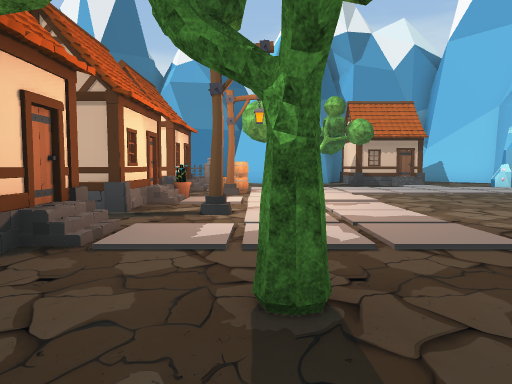
view 1 (above)

16 first-person views from a walk through a scene from a Unity 3-D project. The camera is 1.23 m above the floor, tilts 4° down and sees 70° across. Doors are open. The floor is counted in squares, 2.19 m on a side. Each view is taken from the middle of a square. On the plan, view 1 faces up. The plan holds only what a view shows up to about 10 squares ahead; the rest is blank. The place goes on beyond the plan. The player is left out. Some animated figures are left out. Some surface patterns are stand-ins.

view 2
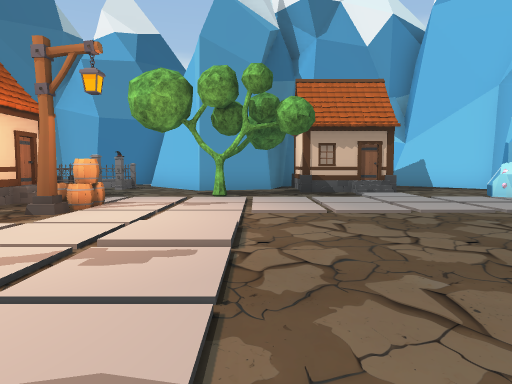

view 3
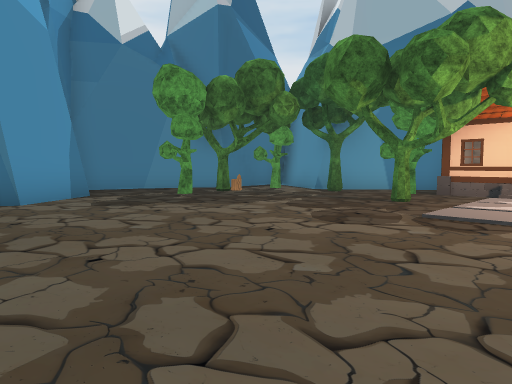

view 4
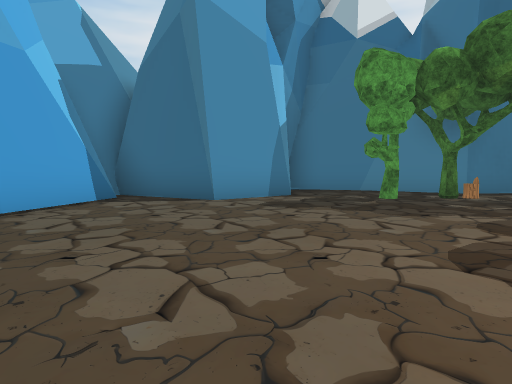

view 5
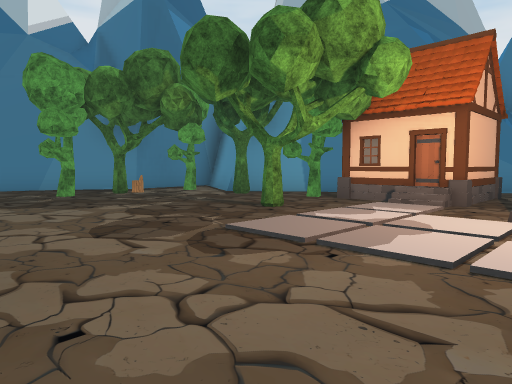

view 6
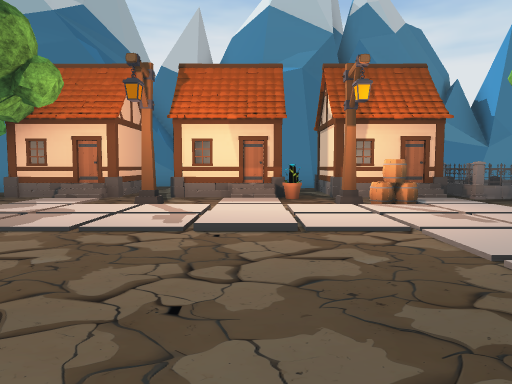

view 7
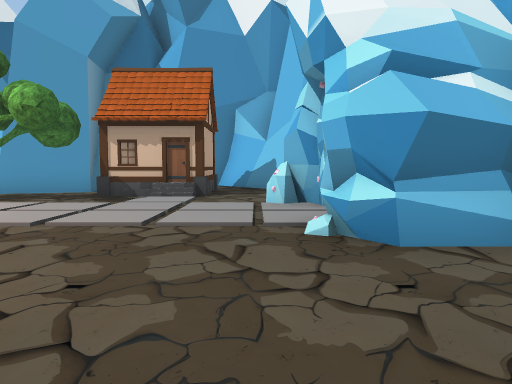

view 8
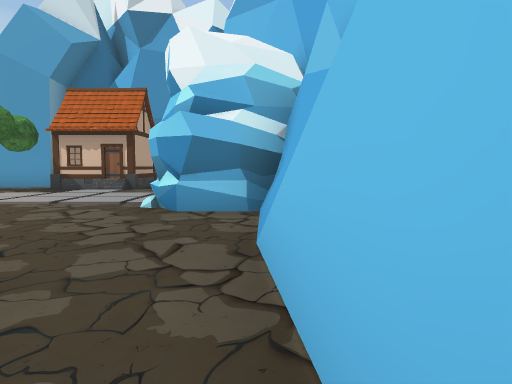

view 9
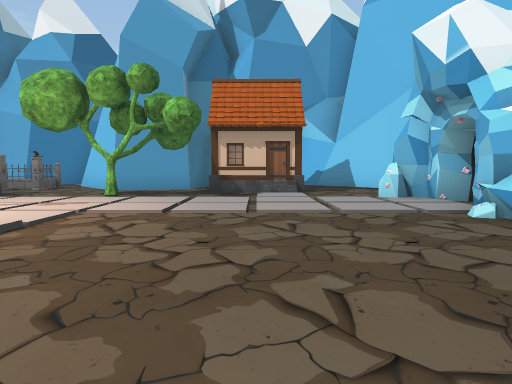

view 10
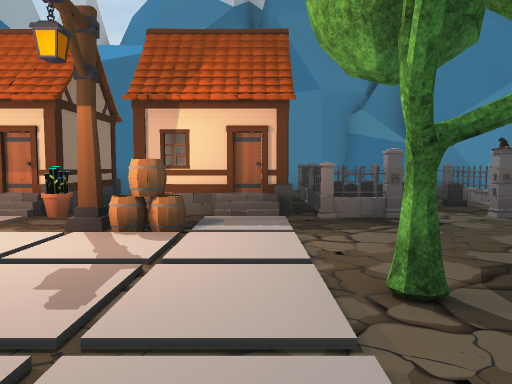

view 11
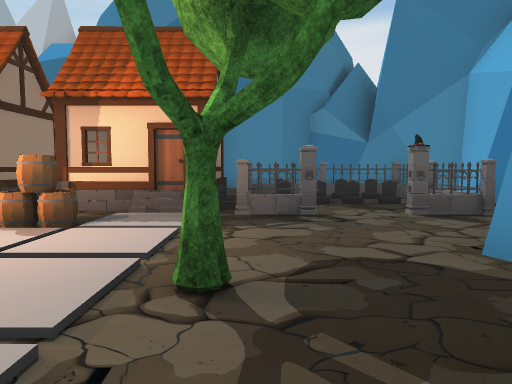

view 12
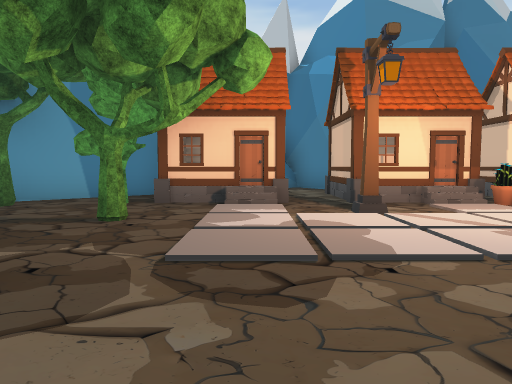

view 13
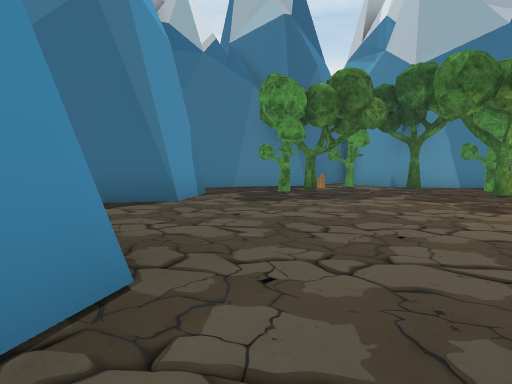

view 14
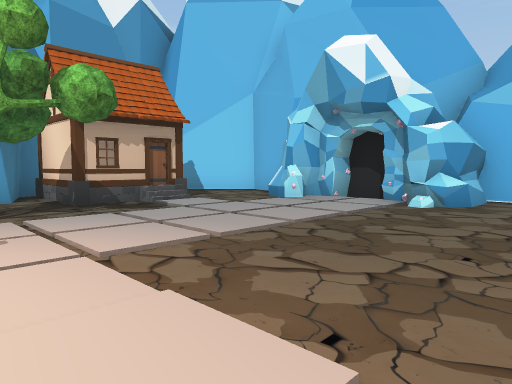

view 15
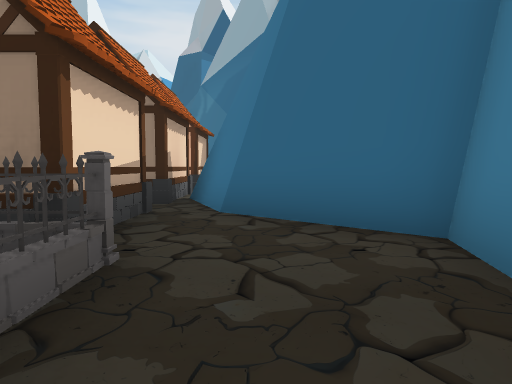

view 16
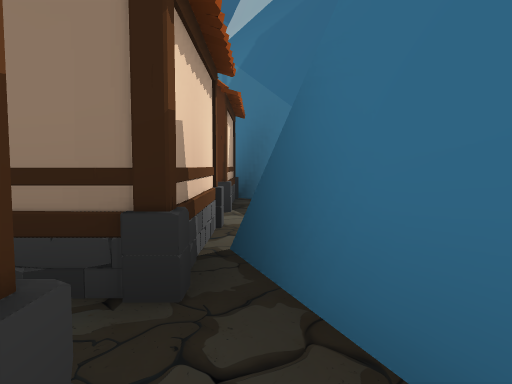

### Floor plan
Key: @ floor where view 1 was taken; # wall or solid block; . floor; / step, stairs or slope; D open door; T thing the floor can be seen under or through; R tree; H house; L lantern; F flowerpot; B barrel; S stump; O other object.
Columns run from 7 left of view 1 to 9 right of it. Each row starts with its distance up from view 1.
 14          #####
 13  #########HHH##
 12  #.T .O.##HHH.##
 11  ..TO.D...HHH..#
 10 #..TTT..R.....##
  9 #...HH/.......##
  8 ###.HHOB......##
  7   #...L.......##
  6   ##HHF.//.....#
  5  ##.HH.........#
  4  #....L........##
  3  ##.HH/.........#
  2    .HH..........#
  1    ##R.R.......##
  0     #..@......##
 -1     ##R.......#
 -2      #R.......#
 -3      ##SRR.####
 -4      ####..#
 -5         ####

Positions as (right, up) in squares from view 1, and headings:
1: (0, 0), facing up
2: (2, 3), facing up
3: (6, 4), facing down-left
4: (4, 4), facing down
5: (4, 5), facing down-left
6: (5, 6), facing left
7: (6, 4), facing up
8: (8, 2), facing up
9: (4, 3), facing up
10: (3, 9), facing left
11: (3, 10), facing left
12: (4, 3), facing left
13: (8, 3), facing down-left
14: (1, 5), facing up-right
15: (-5, 12), facing down
16: (-4, 8), facing down
